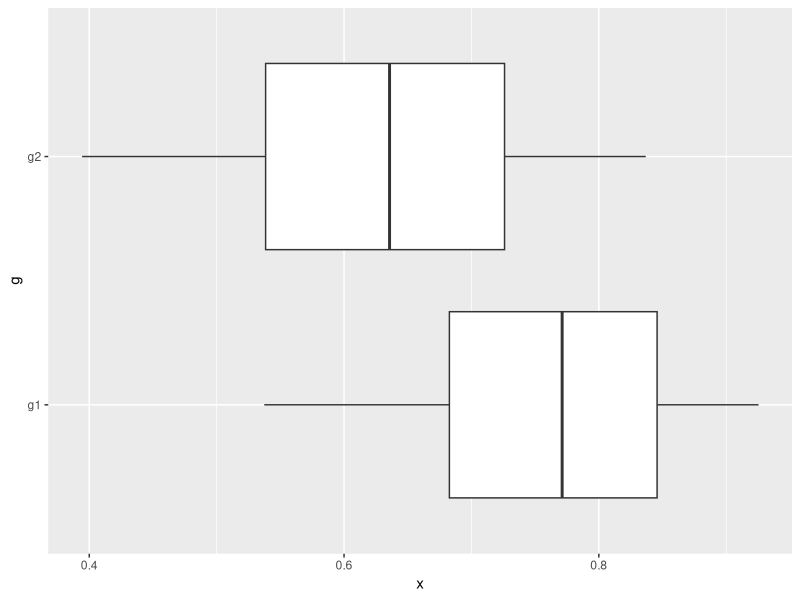
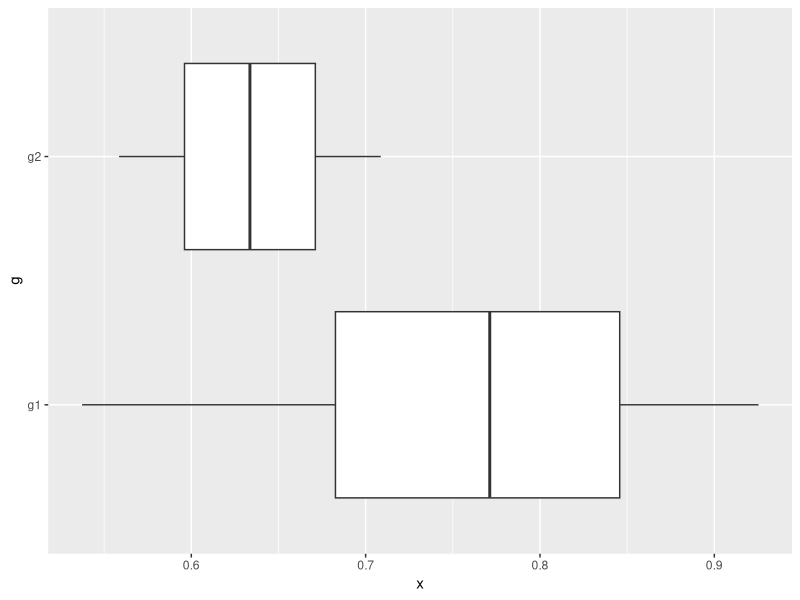

The R source for these figures, in order:
## ---- chunk 1
#| label: box-with-no-whiskers-01
#| fig.height: 1.5in
#| echo: false
#| message: false
#| warning: false

library(tidyverse)
n1 <- 10
n2 <- 10
pseudo_boxplot <- function(n1, n2, a1, b1, a2, b2) {
  x1 <- qbeta((1:n1)/(n1+1), 6, 2)
  x2 <- qbeta((1:n2)/(n2+1), 5, 3)
  data.frame(x=c(x1, x2), g=paste0("g", rep(1:2, c(n1, n2)))) -> df
  print(df)
  df %>%
    ggplot(aes(g, x)) +
      geom_boxplot() +
      coord_flip()
}

pseudo_boxplot(10, 10, 6, 2, 5, 3)
## ---- chunk 2
#| label: box-with-no-whiskers-02
#| fig.height: 1.5
#| echo: false

pseudo_boxplot(10, 2, 6, 2, 5, 3)
